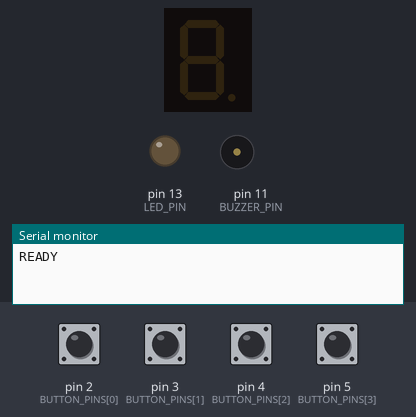
Bench run of a sketch on a simulated Arduino Uno, built with avr-gcc and run on an emulated ATmega328P. Parts: 1-digit seven-segment display, output pins drawn as LEDs (lit = HIGH), buzzer (waves = sounding), the last lines printed to the serial monitor. Wiring (inferred from the names in the program): 1-digit 7-segment display, segments lit when HIGH: segments pin 6, pin 7, pin 8, pin 9, pin 10, A0, A1. The inputs (shaded band) are chosen by the test bench; at power-on: pin 2 (BUTTON_PINS[0]), pin 3 (BUTTON_PINS[1]), pin 4 (BUTTON_PINS[2]), pin 5 (BUTTON_PINS[3]) HIGH. The segment pins are drawn as the display they are named for; pins used as bus, display or sensor lines are not drawn.

Above: at 1.2 s.
1.3 s: pin 2 (BUTTON_PINS[0]) pulled LOW for 0.15 s
At 2.4 s:
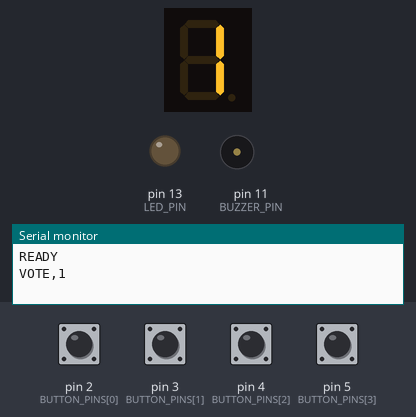
4.4 s: pin 3 (BUTTON_PINS[1]) pulled LOW for 1 s
At 6.7 s:
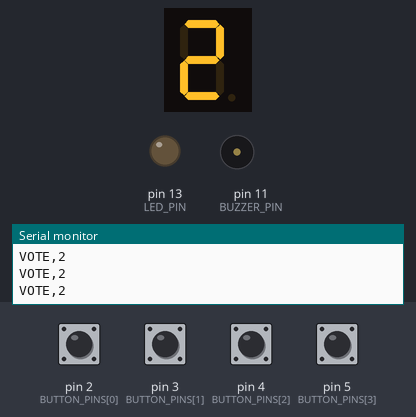
7.4 s: pin 4 (BUTTON_PINS[2]) pulled LOW for 1 s
At 9.8 s:
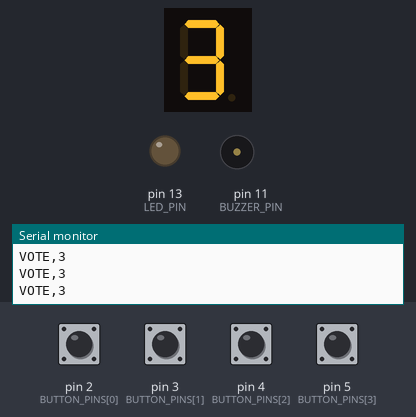
10.4 s: pin 5 (BUTTON_PINS[3]) pulled LOW for 0.15 s
At 11.7 s:
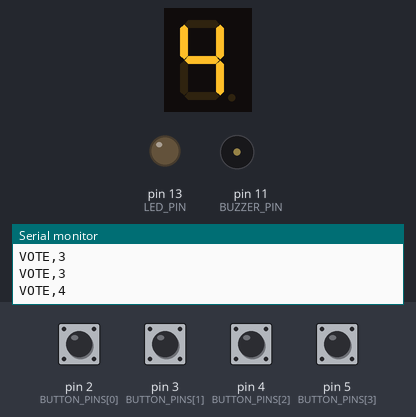
13.5 s: pin 5 (BUTTON_PINS[3]) pulled LOW for 1 s
At 14.59 s:
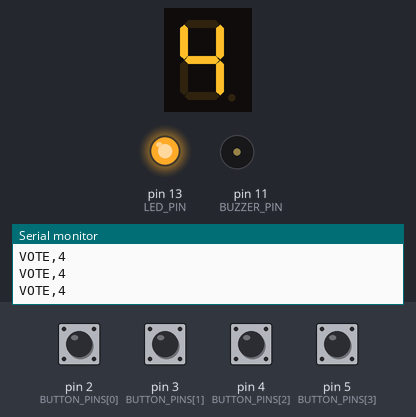
16.5 s: pin 2 (BUTTON_PINS[0]) pulled LOW for 1 s
At 16.74 s:
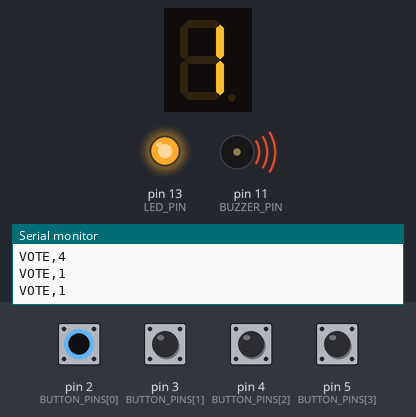
Timing chart, 0 to 19.5 s (numbered marks = the images above; inputs shaded):
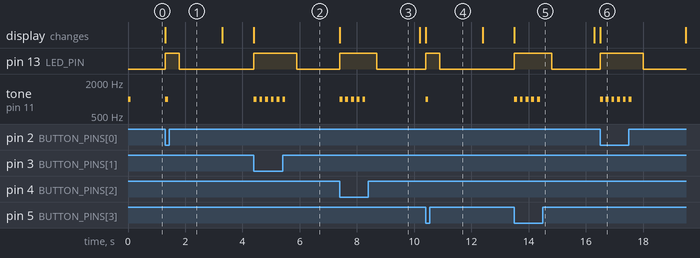

The sketch:

voting_system.ino
```cpp
/*
 * Holiday Destination Voting System
 * Arduino Firmware
 *
 * Hardware:
 * - 4 Push Buttons (Pin 2-5) → Candidates 1-4
 * - LED (Pin 13) → Vote accepted indicator
 * - Buzzer (Pin 11) → Confirmation beep
 * - 7-Segment Display (Pins 6-10, accent pin A0) → Shows candidate number
 *
 * Serial Output Format: VOTE,X (where X = 1-4)
 */

// ========================================
// Pin Configuration
// ========================================
const int BUTTON_PINS[] = {2, 3, 4, 5};  // Buttons for candidates 1-4
const int NUM_CANDIDATES = 4;

const int LED_PIN = 13;      // Vote accepted LED
const int BUZZER_PIN = 11;   // Confirmation buzzer

// 7-Segment Display Pins (Common Cathode)
// Segments: a, b, c, d, e, f, g
const int SEGMENT_PINS[] = {6, 7, 8, 9, 10, A0, A1};

// 7-Segment digit patterns for 1-4 (Common Cathode: HIGH = ON)
//                              a  b  c  d  e  f  g
const bool DIGITS[5][7] = {
    {0, 0, 0, 0, 0, 0, 0},  // 0: blank (off)
    {0, 1, 1, 0, 0, 0, 0},  // 1
    {1, 1, 0, 1, 1, 0, 1},  // 2
    {1, 1, 1, 1, 0, 0, 1},  // 3
    {0, 1, 1, 0, 0, 1, 1}   // 4
};

// ========================================
// Timing Configuration
// ========================================
const unsigned long DEBOUNCE_DELAY = 200;    // Debounce time in ms
const unsigned long LED_DURATION = 500;      // LED on duration in ms
const unsigned long DISPLAY_DURATION = 2000; // 7-segment display duration in ms
const int BEEP_FREQUENCY = 1000;             // Buzzer frequency in Hz
const int BEEP_DURATION = 100;               // Buzzer duration in ms

// ========================================
// State Variables
// ========================================
unsigned long lastVoteTime = 0;
unsigned long ledOffTime = 0;
unsigned long displayOffTime = 0;
bool ledActive = false;
bool displayActive = false;

// ========================================
// Setup
// ========================================
void setup() {
    // Initialize Serial
    Serial.begin(9600);
    Serial.println("READY");

    // Configure button pins with internal pull-up
    for (int i = 0; i < NUM_CANDIDATES; i++) {
        pinMode(BUTTON_PINS[i], INPUT_PULLUP);
    }

    // Configure output pins
    pinMode(LED_PIN, OUTPUT);
    pinMode(BUZZER_PIN, OUTPUT);

    // Configure 7-segment pins
    for (int i = 0; i < 7; i++) {
        pinMode(SEGMENT_PINS[i], OUTPUT);
        digitalWrite(SEGMENT_PINS[i], LOW);
    }

    // Initial state
    digitalWrite(LED_PIN, LOW);
    digitalWrite(BUZZER_PIN, LOW);

    // Startup beep
    tone(BUZZER_PIN, BEEP_FREQUENCY, BEEP_DURATION);
}

// ========================================
// Main Loop
// ========================================
void loop() {
    unsigned long currentTime = millis();

    // Check each button
    for (int i = 0; i < NUM_CANDIDATES; i++) {
        if (digitalRead(BUTTON_PINS[i]) == LOW) {  // Button pressed (active low)
            // Debounce check
            if (currentTime - lastVoteTime >= DEBOUNCE_DELAY) {
                registerVote(i + 1);  // Candidate number is 1-indexed
                lastVoteTime = currentTime;
            }
        }
    }

    // Turn off LED after duration
    if (ledActive && currentTime >= ledOffTime) {
        digitalWrite(LED_PIN, LOW);
        ledActive = false;
    }

    // Clear display after duration
    if (displayActive && currentTime >= displayOffTime) {
        clearDisplay();
        displayActive = false;
    }
}

// ========================================
// Register Vote
// ========================================
void registerVote(int candidateNumber) {
    unsigned long currentTime = millis();

    // 1. Send vote via Serial
    Serial.print("VOTE,");
    Serial.println(candidateNumber);

    // 2. Light up LED
    digitalWrite(LED_PIN, HIGH);
    ledActive = true;
    ledOffTime = currentTime + LED_DURATION;

    // 3. Beep buzzer
    tone(BUZZER_PIN, BEEP_FREQUENCY, BEEP_DURATION);

    // 4. Display candidate number on 7-segment
    displayDigit(candidateNumber);
    displayActive = true;
    displayOffTime = currentTime + DISPLAY_DURATION;
}

// ========================================
// 7-Segment Display Functions
// ========================================
void displayDigit(int digit) {
    if (digit < 0 || digit > 4) digit = 0;  // Safety check

    for (int i = 0; i < 7; i++) {
        digitalWrite(SEGMENT_PINS[i], DIGITS[digit][i] ? HIGH : LOW);
    }
}

void clearDisplay() {
    for (int i = 0; i < 7; i++) {
        digitalWrite(SEGMENT_PINS[i], LOW);
    }
}
```

Measured:
- after the input at 1.3 s, pin 13 (LED_PIN): LOW → HIGH at once, → LOW 0.50 s later; tone on pin 11 (BUZZER_PIN): silent → 1000 Hz at once, → silent 0.10 s later; the display: changes at once (image 1)
- after the input at 4.4 s, pin 13 (LED_PIN): LOW → HIGH at once, → LOW 1.5 s later; tone on pin 11 (BUZZER_PIN): alternates 1000 Hz for 0.10 s and silent for 0.10 s, 12 changes in all, then stays silent, starting at once; the display: changes at once (image 2)
- after the input at 7.4 s, pin 13 (LED_PIN): LOW → HIGH at once, → LOW 1.3 s later; tone on pin 11 (BUZZER_PIN): alternates 1000 Hz for 0.10 s and silent for 0.10 s, 10 changes in all, then stays silent, starting at once; the display: changes at once (image 3)
- after the input at 10.4 s, pin 13 (LED_PIN): LOW → HIGH at once, → LOW 0.50 s later; tone on pin 11 (BUZZER_PIN): silent → 1000 Hz at once, → silent 0.10 s later; the display: changes at once (image 4)
- after the input at 13.5 s, pin 13 (LED_PIN): LOW → HIGH at once, → LOW 1.3 s later; tone on pin 11 (BUZZER_PIN): alternates 1000 Hz for 0.10 s and silent for 0.10 s, 10 changes in all, then stays silent, starting at once; the display: changes at once (image 5)
- after the input at 16.5 s, pin 13 (LED_PIN): LOW → HIGH at once, → LOW 1.5 s later; tone on pin 11 (BUZZER_PIN): alternates 1000 Hz for 0.10 s and silent for 0.10 s, 12 changes in all, then stays silent, starting at once; the display: changes at once (image 6)
